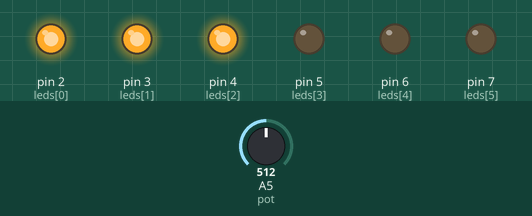
Recording of a sketch running on a simulated Arduino Uno, built with avr-gcc and run on an emulated ATmega328P. Shown: output pins drawn as LEDs (lit = HIGH). The inputs (shaded band) are chosen by the test bench; at power-on: A5 (pot) = 512.

Above: at 1.2 s.
1.3 s: A5 (pot) set to 672
2.8 s: A5 (pot) set to 689
At 3.8 s:
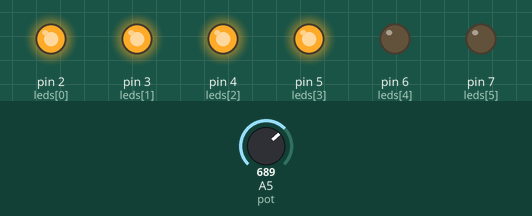
4.3 s: A5 (pot) set to 511
At 5.0 s:
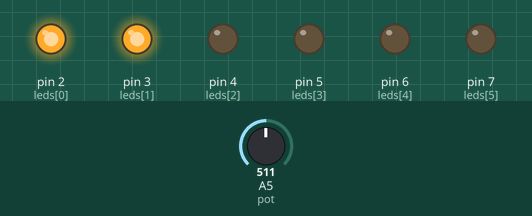
5.8 s: A5 (pot) set to 349
7.3 s: A5 (pot) set to 333
At 8.5 s:
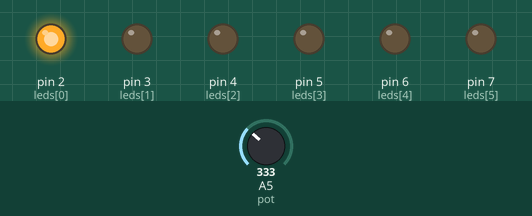
8.8 s: A5 (pot) set to 716
At 9.6 s:
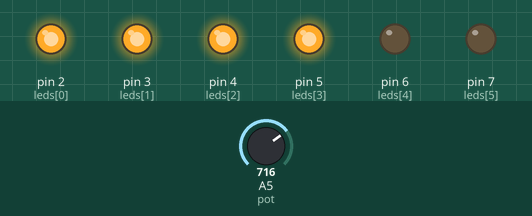
Timing chart, 0 to 11.3 s (numbered marks = the images above; inputs shaded):
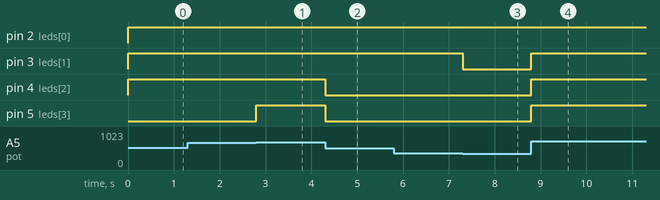

Measured:
- the behaviour switches between 681 and 682 on A5 (pot) (found by bisection; images 0 and 1)
- the behaviour switches between 341 and 340 on A5 (pot) (found by bisection; images 2 and 3)
- after the input at 1.3 s, every drawn part: stays the same
- after the input at 2.8 s, pin 5 (leds[3]): LOW → HIGH at once
- after the input at 4.3 s, pin 4 (leds[2]), pin 5 (leds[3]): HIGH → LOW at once
- after the input at 5.8 s, every drawn part: stays the same
- after the input at 7.3 s, pin 3 (leds[1]): HIGH → LOW at once
- after the input at 8.8 s, pin 3 (leds[1]), pin 4 (leds[2]), pin 5 (leds[3]): LOW → HIGH at once

The sketch:

Aula_8-FuncaoMAP-1.ino
```cpp
#define pot A5                      // Define a macro 'pot' para representar o pino A5
int leds[] = { 2, 3, 4, 5, 6, 7 };  // Define um array de pinos de LEDs
int val;                            // Declaração da variável 'val' para armazenar o valor lido do potenciômetro

void setup() {
  // put your setup code here, to run once:
  for (int i = 0; i < 6; i++) {  // Declaração da variável 'i' no loop for
    pinMode(leds[i], OUTPUT);    // Configura os pinos dos LEDs como saída
  }
  pinMode(pot, INPUT);           // Configura o pino 'pot' (A5) como entrada
}

void acender(int x) {
  int i;
  for (i = 0; i < x; i++) {
    digitalWrite(leds[i], HIGH);  // Acende os LEDs até o valor x
  }
  for (i = x; i < 6; i++) {
    digitalWrite(leds[i], LOW);   // Apaga os LEDs a partir do valor x
  }
}

void loop() {
  // put your main code here, to run repeatedly:
  val = analogRead(pot);               // Lê o valor analógico do pino 'pot' (A5)
  acender(map(analogRead(pot), 0, 1023, 0, 6));    // Mapeia o valor lido para o intervalo de 0 a 6 e chama a função acender
}
```
